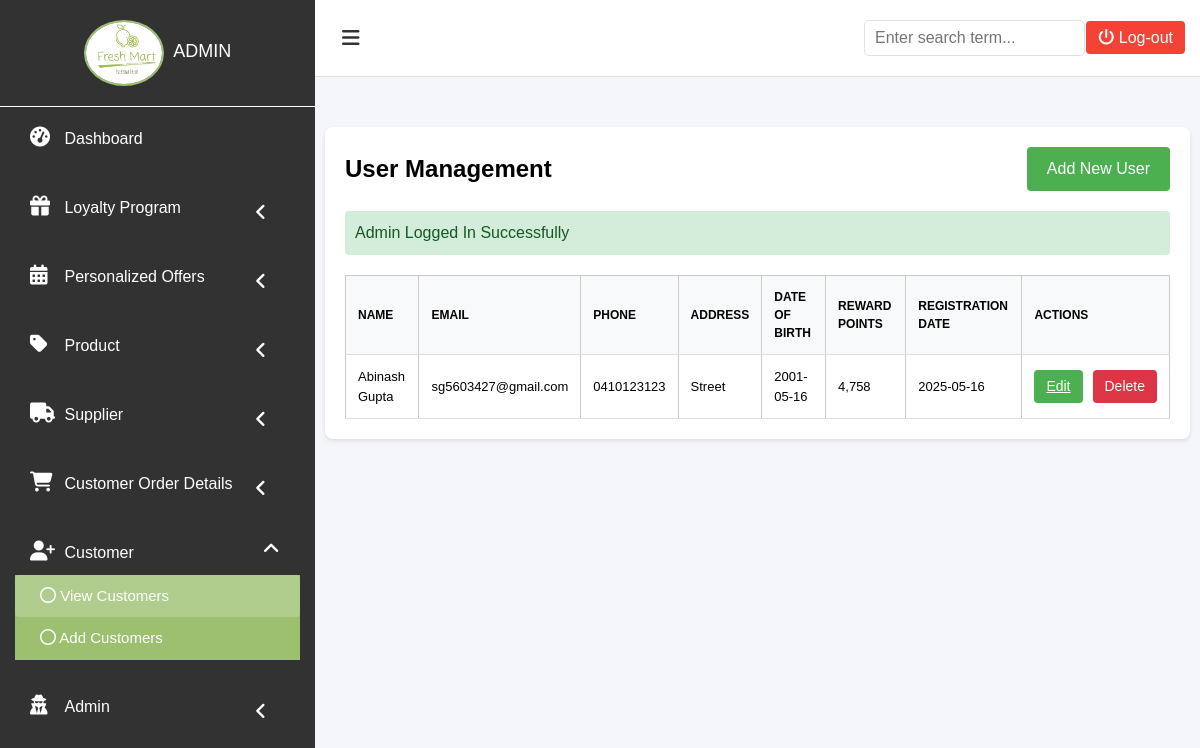
/admin/users-view.php (signed in), run on the app's committed database.
### tables this page shows
CREATE TABLE `customer_details` (
  `id` int(11) NOT NULL,
  `user_id` bigint(20) NOT NULL,
  `first_name` varchar(50) NOT NULL,
  `last_name` varchar(50) NOT NULL,
  `phone_number` varchar(20) NOT NULL,
  `address` text NOT NULL,
  `created_at` timestamp NOT NULL DEFAULT current_timestamp(),
  `loyalty_tier` int(11) DEFAULT 1,
  `monthly_spending` decimal(10,2) DEFAULT 0.00,
  `birthday` date NOT NULL
);

CREATE TABLE `users` (
  `id` bigint(20) NOT NULL,
  `user_id` bigint(20) NOT NULL,
  `user_name` varchar(255) NOT NULL,
  `last_name` varchar(64) NOT NULL,
  `password_hash` varchar(255) NOT NULL,
  `date` timestamp NOT NULL DEFAULT current_timestamp() ON UPDATE current_timestamp(),
  `email` varchar(255) NOT NULL,
  `reset_token_hash` varchar(64) DEFAULT NULL,
  `reset_token_expires_at` datetime DEFAULT NULL,
  `user_otp` varchar(64) NOT NULL,
  `role_as` tinyint(4) NOT NULL DEFAULT 0,
  `birthday` date DEFAULT NULL,
  `used_birthday_offer` tinyint(1) DEFAULT 0,
  `loyalty_tier` varchar(20) DEFAULT 'Bronze' COMMENT 'User loyalty tier (Bronze, Silver, Gold, etc)',
  `must_change_password` tinyint(1) NOT NULL DEFAULT 0
);

### admin/users-view.php (the view, shortened to what this page needs)
<?php
	include("../connection.php");
	$query = "SELECT u.*, cd.first_name, cd.last_name, cd.phone_number, cd.address, cd.birthday,
			  COALESCE(r.points, 0) as reward_points
			  FROM users u
			  LEFT JOIN customer_details cd ON u.id = cd.user_id
			  LEFT JOIN rewards r ON u.id = r.user_id
			  WHERE u.role_as = 0
			  ORDER BY u.date DESC";
	$result = mysqli_query($con, $query);
?>
<!DOCTYPE html>
<html>
<head>
	<link rel="stylesheet" type="text/css" href="css/login.css">
</head>
<body>
	<div id="dashboardMainContainer">
		<?php include('partials/app-sidebar.php') ?>
		<div class="dasboard_content_container" id="dasboard_content_container">
			<?php include('partials/app-topnav.php') ?>
			<div class="dashboard_content">
				<div class="user-management">
					<div class="header-actions">
						<h2>User Management</h2>
						<a href="users-add.php" class="add-user-btn">Add New User</a>
					</div>
					<?php if(isset($_SESSION['message'])): ?>
						<div class="message" id="message">
							<?php
								echo $_SESSION['message'];
							?>
						</div>
					<?php endif; ?>
					<table class="user-table">
						<thead>
							<tr>
								<th>NAME</th>
								<th>EMAIL</th>
								<th>PHONE</th>
								<th>ADDRESS</th>
								<th>DATE OF BIRTH</th>
								<th>REWARD POINTS</th>
								<th>REGISTRATION DATE</th>
								<th>ACTIONS</th>
							</tr>
						</thead>
						<tbody>
							<?php while($row = mysqli_fetch_assoc($result)): ?>
								<tr>
									<td><?php echo htmlspecialchars($row['first_name'] . ' ' . $row['last_name']); ?></td>
									<td><?php echo htmlspecialchars($row['email']); ?></td>
									<td><?php echo htmlspecialchars($row['phone_number'] ?? 'N/A'); ?></td>
									<td><?php echo htmlspecialchars($row['address'] ?? 'N/A'); ?></td>
									<td><?php echo $row['birthday'] ? date('Y-m-d', strtotime($row['birthday'])) : 'Not set'; ?></td>
									<td><?php echo number_format($row['reward_points']); ?></td>
									<td><?php echo date('Y-m-d', strtotime($row['date'])); ?></td>
									<td>
										<div class="action-buttons">
											<a href="users-edit.php?id=<?php echo $row['id']; ?>" class="btn btn-edit">Edit</a>
											<form method="GET" style="display: inline;" onsubmit="return confirmDelete(<?php echo $row['id']; ?>);">
												<button type="submit" class="btn btn-delete">Delete</button>
											</form>
										</div>
									</td>
								</tr>
							<?php endwhile; ?>
						</tbody>
					</table>
				</div>
			</div>
		</div>
	</div>
</body>
</html>

### admin/css/login.css (style rules this page uses)
*,*::before,*::after { box-sizing:border-box }
body,h1,h2,h3,h4,p,ul[class],ol[class],figure,blockquote,dl,dd { margin:0 }
body { min-height:100vh;scroll-behavior:smooth;text-rendering:optimizeSpeed;line-height:1.5 }
input,button,textarea,select { font:inherit }
body { font-family: arial; }
#dashboardMainContainer { display: flex; width: 100%; min-height: 100vh; position: relative; }
.dasboard_content_container { margin-left: 315px; width: calc(100% - 315px); transition: all 0.3s ease; background: #f4f6f9; }
div.dashboard_content { padding: 50px 10px 10px 10px; }
form::after { content: ''; clear: both; display: block; }
table, th, td { border: 1px solid #cacaca; border-collapse: collapse; }
table { width:100%; }
table th { font-size: 12px; text-transform: uppercase; text-align: center; background: #f4f6f9; }
table td { font-size: 13px; text-align: center; padding:5px; }
.btn { padding: 8px 16px; border: none; border-radius: 4px; cursor: pointer; font-size: 14px; transition: all 0.2s; }

### admin/users-view.php (style rules this page uses)
.dashboard_content { padding: 20px; }
.user-management { background: white; padding: 20px; border-radius: 8px; box-shadow: 0 2px 4px rgba(0,0,0,0.1); }
.user-table { width: 100%; border-collapse: collapse; margin-top: 20px; }
.user-table th, .user-table td { padding: 12px; text-align: left; border-bottom: 1px solid #ddd; }
.user-table th { background-color: #f8f9fa; font-weight: 600; }
.action-buttons { display: flex; gap: 10px; }
.btn { padding: 6px 12px; border: none; border-radius: 4px; cursor: pointer; font-size: 14px; transition: background-color 0.3s; }
.btn-edit { background-color: #4CAF50; color: white; }
.btn-delete { background-color: #dc3545; color: white; }
.header-actions { display: flex; justify-content: space-between; align-items: center; margin-bottom: 20px; }
.add-user-btn { background-color: #4CAF50; color: white; padding: 10px 20px; text-decoration: none; border-radius: 4px; }
.message { padding: 10px; margin-bottom: 20px; border-radius: 4px; background-color: #d4edda; color: #155724; display: none; }

### data on the page
customer_details: first_name+last_name "Abinash Gupta", user.email "sg5603427@gmail.com", phone_number "0410123123", address "Street", birthday "2001-05-16", reward_points "4,758", user.date "2025-05-16"

### other printed values
$display_name "ADMIN"
$_SESSION['message'] "Admin Logged In Successfully"
